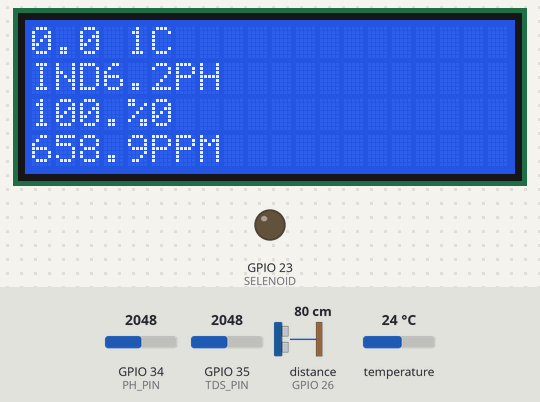
The sketch below on a simulated ESP32. Shown: 20×4 character LCD, output pins drawn as LEDs (lit = HIGH). Wiring (inferred from the names in the program): ultrasonic range finder: trigger GPIO 25; echo GPIO 26. The test bench sets the inputs (shaded band); at power-on: GPIO 34 (PH_PIN) = 2048, GPIO 35 (TDS_PIN) = 2048, distance to the obstacle (sensor on GPIO 26) 80 cm, temperature 24 °C (analog values on the 0–4095 scale). The echo pulse lasts 58.3 µs per cm; EEPROM starts erased; pins used as bus, display or sensor lines are not drawn; what the sketch prints to the serial monitor is not drawn.

Above: at 7.9 s.
8.0 s: GPIO 34 (PH_PIN) set to 1266
At 8.9 s:
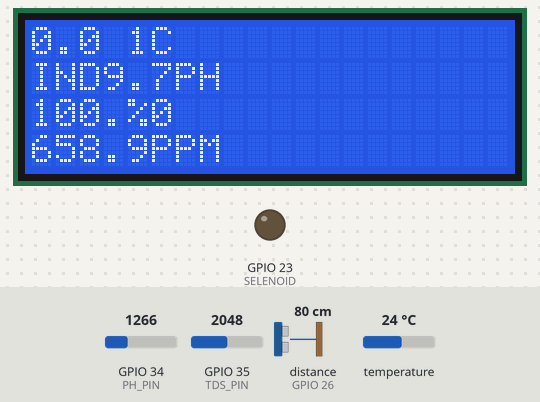
9.9 s: GPIO 34 (PH_PIN) set to 1175
At 10.9 s:
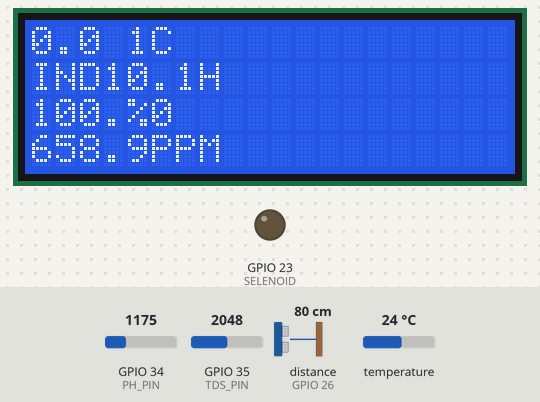
12.0 s: GPIO 35 (TDS_PIN) set to 2866
At 12.9 s:
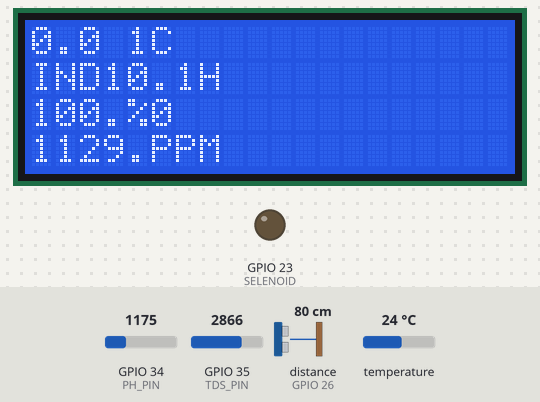
14.1 s: GPIO 35 (TDS_PIN) set to 3972
At 15.9 s:
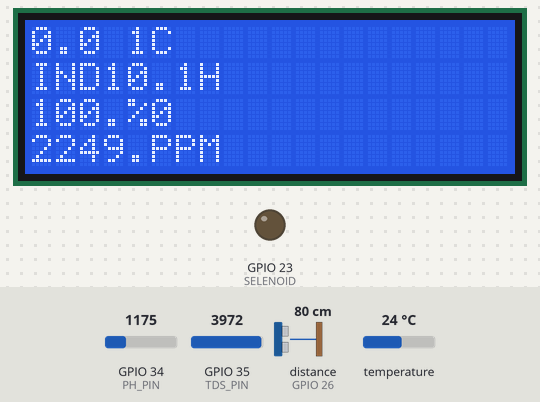
16.2 s: GPIO 34 (PH_PIN) set to 1228
At 18.0 s:
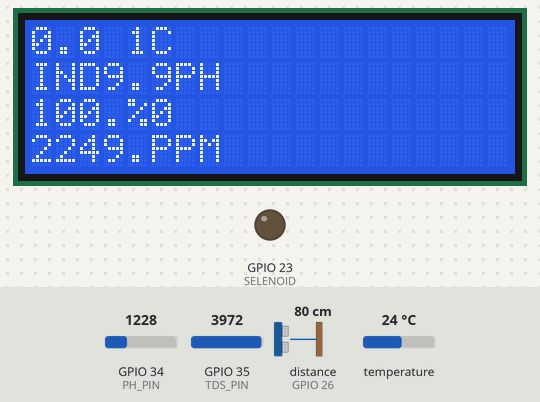
18.3 s: GPIO 35 (TDS_PIN) set to 1228
At 20.2 s:
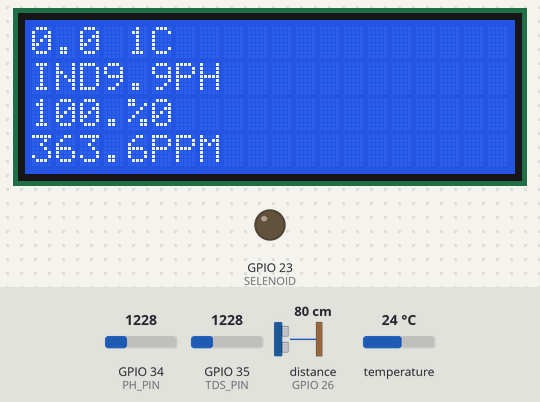
Timing chart, 0 to 21.4 s (numbered marks = the images above; inputs shaded):
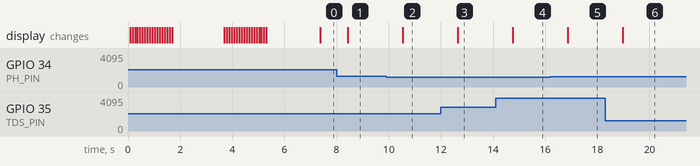

The sketch:

Main_ESP32_TX.ino
```cpp
#include "DFRobot_PH.h"
#include <EEPROM.h>
#include <OneWire.h>
#include <Wire.h>
#include <DallasTemperature.h>
#include <LiquidCrystal_I2C.h>
#include <WiFi.h>
#include <esp_now.h>

// UART1 ESP32
#define UART1_TX 17
#define UART1_RX 16

// AlOKASI PIN
#define PH_PIN 34
#define TDS_PIN 35
#define DS18B2_PIN 33
#define TRIG_PIN 25
#define ECHO_PIN 26
#define SELENOID 23

#define SOUND_SPEED 0.034

DFRobot_PH ph;
OneWire ds(DS18B2_PIN);
LiquidCrystal_I2C lcd(0x27, 20, 4);  // I2C default address 0x27, or 0x3F

float voltage, pH;
float tdsVoltage = 0, Nutrisi = 0;
long duration;
float KetinggianAir, distanceCm;
float SuhuAir = 0.0;
float depthCm = 100.0;  // Ganti dengan kedalaman kolam (cm)
float suhuRuang = 0.0;

/*
variabel Sensor :
TDS         > Nutrisi
PH          > pH
Ultrasonic  > KetinggianAir
DS18B2      > SuhuAir
*/

byte Light[8] = {
  0b00011,
  0b00111,
  0b01110,
  0b11111,
  0b11111,
  0b00110,
  0b01100,
  0b11000
};

byte Degree[8] = {
  0b01100,
  0b10010,
  0b10010,
  0b01100,
  0b00000,
  0b00000,
  0b00000,
  0b00000
};

typedef struct struct_message {
  float temperature;
} struct_message;

struct_message incomingData;

void setup() {
  Serial.begin(115200);
  Serial1.begin(115200, SERIAL_8N1, UART1_RX, UART1_TX);

  EEPROM.begin(512);
  analogReadResolution(12);
  ph.begin();
  pinMode(TRIG_PIN, OUTPUT);
  pinMode(ECHO_PIN, OUTPUT);
  pinMode(SELENOID, OUTPUT);
  digitalWrite(SELENOID, LOW);

  WiFi.mode(WIFI_STA);
  WiFi.disconnect();
  if (esp_now_init() != ESP_OK) {
    Serial.println("ESP-NOW init failed!");
    return;
  }
  esp_now_register_recv_cb(OnDataRecv);

  IntroDisplay();
}

void loop() {
  static unsigned long timepoint = millis();
  if (millis() - timepoint > 1000U) {
    timepoint = millis();

    ultrasonic();  // Data Ketinggian Air (%)
    dallas();      // Data Suhu Air (Celcius)
    TDS();         // Data Nutrisi (ppm)
    PH();          // Data Index PH

    if (KetinggianAir <= 70) {
      digitalWrite(SELENOID, LOW);
      SelenoidOnDisplay();
    }

    // Format as comma-separated string (CSV)
    String data = String(pH, 1) + "," + String(Nutrisi) + "," + String(KetinggianAir) + "," + String(SuhuAir, 1) + "," + String(suhuRuang);
    Serial1.println(data);            // Send to ESP8266 via UART1
    Serial.println("Sent: " + data);  // Debug output

    // Output LCD
    MainDisplay();
  }

  // Kalibrasi pH jika diperlukan
  // ph.calibration(voltage, temperature);
}
```

Display_Manager.ino
```cpp
void IntroDisplay() {
  lcd.init();
  lcd.backlight();
  lcd.createChar(0, Light);
  lcd.createChar(1, Degree);

  for (int i = 0; i <= 16; i++) {
    lcd.setCursor(i, 1);
    lcd.write(byte(0));
    delay(90);
    lcd.clear();
  }

  lcd.setCursor(4, 0);
  lcd.print("SIPONIK");
  delay(2000);
  lcd.clear();

  for (int i = 16; i >= 0; i--) {
    lcd.setCursor(i, 1);
    lcd.write(byte(0));
    delay(90);
    lcd.clear();
  }
}

void MainDisplay() {
  lcd.setCursor(0, 0); lcd.print(SuhuAir,1);
  lcd.setCursor(4, 0); lcd.print(byte(1));
  lcd.setCursor(5, 0); lcd.print("C");

  lcd.setCursor(0, 1); lcd.print("INDEX PH");
  lcd.setCursor(3, 1); lcd.print(pH,1);

  lcd.setCursor(0, 2); lcd.print(KetinggianAir);
  lcd.setCursor(4, 2); lcd.print("%");

  lcd.setCursor(0, 3); lcd.print(Nutrisi);
  lcd.setCursor(5, 3); lcd.print("PPM");
}

void SelenoidOnDisplay() {
  lcd.clear();
  lcd.setCursor(0, 0); lcd.print("Volume Air Rendah!");
  lcd.setCursor(0, 1); lcd.print("Selenoid On!");
}
```

ESP_NOW.ino
```cpp
void OnDataRecv(const esp_now_recv_info_t *recvInfo, const uint8_t *data, int len) {
  memcpy(&incomingData, data, sizeof(incomingData));

  char macStr[18];
  snprintf(macStr, sizeof(macStr),
           "%02X:%02X:%02X:%02X:%02X:%02X",
           recvInfo->src_addr[0], recvInfo->src_addr[1], recvInfo->src_addr[2],
           recvInfo->src_addr[3], recvInfo->src_addr[4], recvInfo->src_addr[5]);

  suhuRuang = incomingData.temperature;
}
```

Input_Sensor.ino
```cpp
void ultrasonic() {
  digitalWrite(TRIG_PIN, LOW);
  delayMicroseconds(2);
  digitalWrite(TRIG_PIN, HIGH);
  delayMicroseconds(10);
  digitalWrite(TRIG_PIN, LOW);
  duration = pulseIn(ECHO_PIN, HIGH);
  distanceCm = duration * SOUND_SPEED / 2;
  KetinggianAir = (depthCm - distanceCm) / depthCm * 100;
}

float dallas() {
  byte data[9];
  byte addr[8];

  if (!ds.search(addr)) {
    ds.reset_search();
    return -1000;  // Error: sensor not found
  }

  // Verify CRC check
  if (OneWire::crc8(addr, 7) != addr[7]) {
    return -1000;  // Error: invalid address
  }

  // Check if device is a DS18B20
  if (addr[0] != 0x10 && addr[0] != 0x28) {
    return -1000;  // Error: not a DS18B20
  }

  // Start temperature conversion
  ds.reset();
  ds.select(addr);
  ds.write(0x44, 1);  // Start conversion

  // Read Scratchpad
  ds.reset();
  ds.select(addr);
  ds.write(0xBE);  // Read scratchpad

  for (int i = 0; i < 9; i++) {
    data[i] = ds.read();
  }

  int16_t rawTemperature = (data[1] << 8) | data[0];  // Combine bytes
  return rawTemperature / 16.0;                       // Convert to °C
}

void PH() {
  int adcRawPH = analogRead(PH_PIN);
  voltage = adcRawPH / 4095.0 * 3300.0;
  pH = ph.readPH(voltage, SuhuAir);
}

void TDS() {
  int adcRawTDS = analogRead(TDS_PIN);
  tdsVoltage = adcRawTDS / 4095.0 * 3.3;
  Nutrisi = (133.42 * tdsVoltage * tdsVoltage * tdsVoltage - 255.86 * tdsVoltage * tdsVoltage + 857.39 * tdsVoltage) * 0.5;
}
```

Measured:
- the behaviour switches between 1212 and 1211 on GPIO 34 (PH_PIN) (found by bisection; images 1 and 2)
- after the input at 8.0 s, the display: changes after 0.42 s (image 1)
- after the input at 9.9 s, the display: changes after 0.63 s (image 2)
- after the input at 12.0 s, the display: changes after 0.64 s (image 3)
- after the input at 14.1 s, the display: changes after 0.65 s (image 4)
- after the input at 16.2 s, the display: changes after 0.67 s (image 5)
- after the input at 18.3 s, the display: changes after 0.68 s (image 6)
